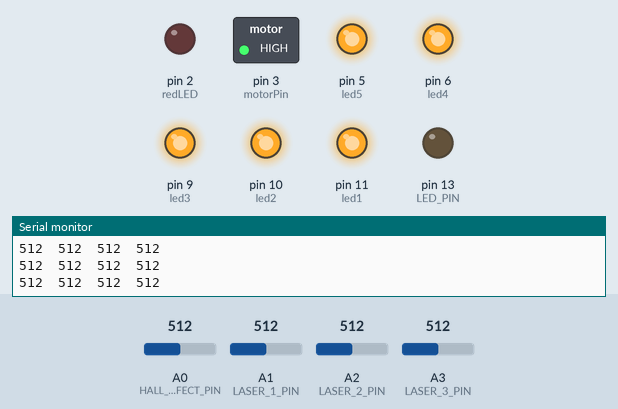
This sketch was run on a simulated Arduino Uno, built with avr-gcc and run on an emulated ATmega328P. Parts: switched loads named in the sketch (green lamp = pin HIGH), output pins drawn as LEDs (lit = HIGH), the last lines printed to the serial monitor. Inputs (shaded band) come from the test bench; at power-on: A1 (LASER_1_PIN) = 512, A0 (HALL_EFFECT_PIN) = 512, A2 (LASER_2_PIN) = 512, A3 (LASER_3_PIN) = 512.

Above: at 1.2 s.
1.3 s: A1 (LASER_1_PIN) set to 99
4.3 s: A1 (LASER_1_PIN) set to 83
At 5.0 s:
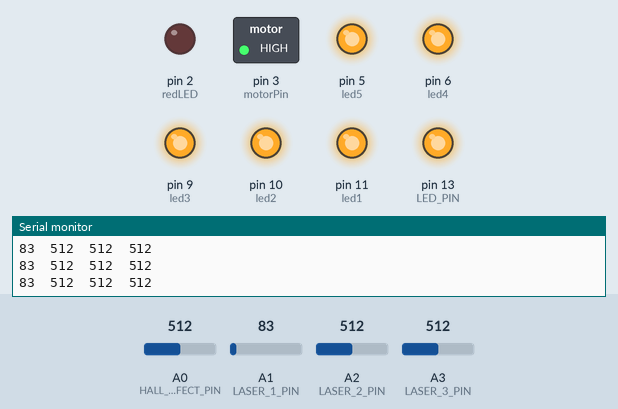
Timing chart, 0 to 7.3 s (numbered marks = the images above; inputs shaded):
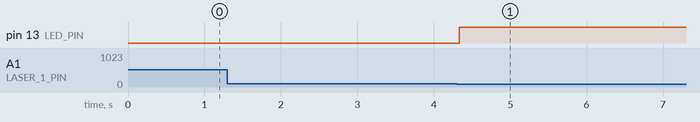

Measured:
- the behaviour switches between 90 and 89 on A1 (LASER_1_PIN) (found by bisection; images 0 and 1)
- after the input at 4.3 s, pin 13 (LED_PIN): LOW → HIGH at once

The sketch:

test.ino
```cpp
/*


 Arduino code for Kiehls machine
 Reads analog input from photo transistors, hall effects
 Smoothing
 Output switches on LEDS and controls motor
 Sends count values via serial to RaspberryPi

 */

#define NUM_READINGS 10
#define LED_PIN 13

#define NUM_LASERS 3

#define LASER_1     0
#define LASER_2     1
#define LASER_3     2

#define HALL_EFFECT_PIN A0
#define LASER_1_PIN     A1
#define LASER_2_PIN     A2
#define LASER_3_PIN     A3

int readings[NUM_LASERS][NUM_READINGS];  // the readings from the analog input
int index = 0;                            // the index of the current reading
int total[NUM_LASERS];                   // the running total
int average[NUM_LASERS];                 // the average

int inputPins[NUM_LASERS];               // the pin numbers

int thresholds[NUM_LASERS];               // threshold to trigger count

int triggered[NUM_LASERS];

int counter[NUM_LASERS];


int cutoff = 510;

int led1 = 11;
int led2 = 10;
int led3 = 9;
int led4 = 6;
int led5 = 5;

int motorPin = 3;
int redLED = 2;
int near = 0;


unsigned long time;

unsigned long dt;

unsigned long motorTimer;

unsigned long motorStartDelay;

int hallEffectReading;

int motorStatus = 0;

int motorState = 0;


void allLEDOff(){
  digitalWrite(led1, HIGH);
  digitalWrite(led2, HIGH);
  digitalWrite(led3, HIGH);
  digitalWrite(led4, HIGH);
  digitalWrite(led5, HIGH);

}

void setup()
{
  pinMode(motorPin,OUTPUT);
  pinMode(led1, OUTPUT);
  pinMode(led2, OUTPUT);
  pinMode(led3, OUTPUT);
  pinMode(led4, OUTPUT);
  pinMode(led5, OUTPUT);
  pinMode(redLED,OUTPUT);
  pinMode(LED_PIN,OUTPUT);


  // Set Pin Numbers
  inputPins[LASER_1] = LASER_1_PIN;
  inputPins[LASER_2] = LASER_2_PIN;
  inputPins[LASER_3] = LASER_3_PIN;

  // set thresholds
  thresholds[LASER_1] = 90;
  thresholds[LASER_2] = 90;
  thresholds[LASER_3] = 90;


  // initialize serial communication with computer:
  Serial.begin(9600);

  digitalWrite(motorPin, HIGH);
  allLEDOff();

}


void loop() {

 int value =  analogRead(LASER_1_PIN);
 if(value < 90){
  digitalWrite(LED_PIN, HIGH);
 }else{
  digitalWrite(LED_PIN,LOW);
 }
 Serial.print(analogRead(LASER_1_PIN));
 Serial.print('\t');
 Serial.print(analogRead(LASER_2_PIN));
 Serial.print('\t');
 Serial.print(analogRead(LASER_3_PIN));
 Serial.print('\t');
 Serial.println(analogRead(HALL_EFFECT_PIN));

 delay(30);

}
```
